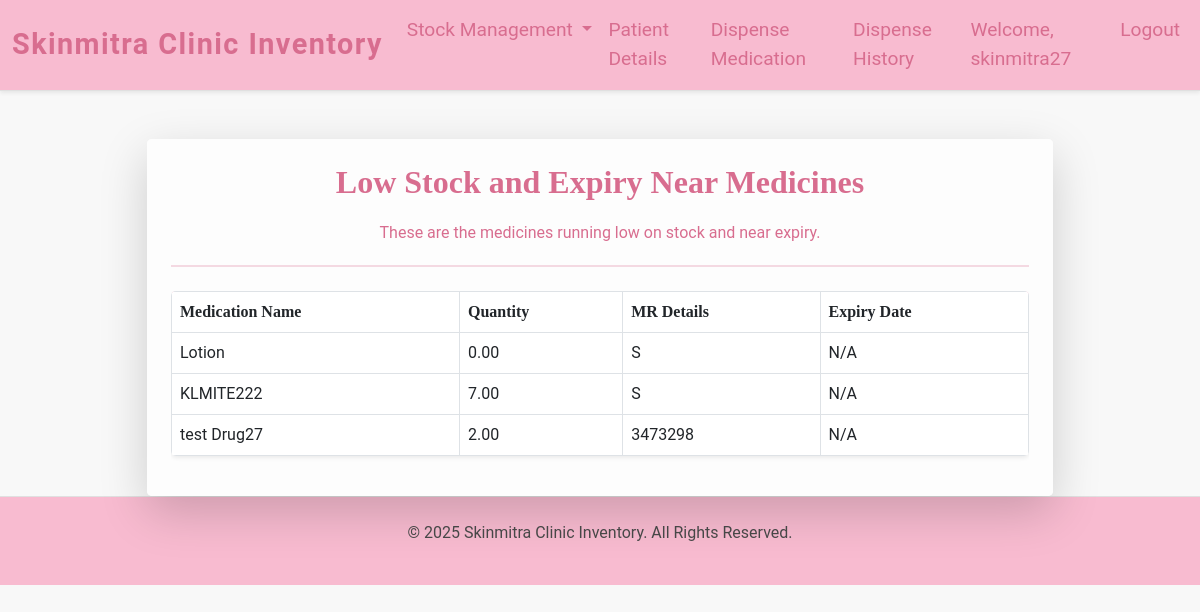
/low_stock/ (signed in), run on an earlier commit of the app's database.
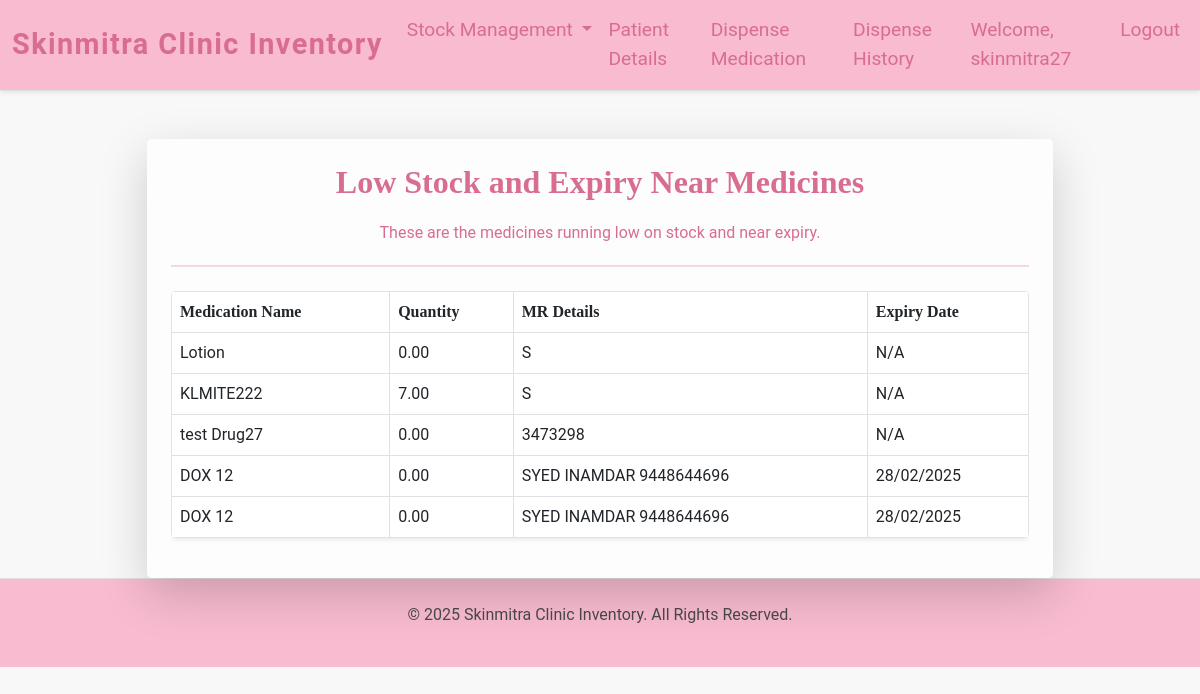
And on a later commit of the database.
### inventory/models.py (models this page shows, shortened)
class Medication(models.Model):
    name = models.CharField(max_length=100)
    price = models.DecimalField(max_digits=10, decimal_places=2, default=Decimal("0.00"))  # NEW: Price per unit
    quantity = models.DecimalField(max_digits=10, decimal_places=2)
    expiry_date = models.DateField(blank=True, null=True)  # NEW: Expiry date
    date_added = models.DateTimeField(auto_now_add=True)
    company_name = models.CharField(max_length=255, default="Unknown")
    mr_number = models.CharField(max_length=255, default="Unknown")

### inventory/views.py (the view)
# urls.py: path('low_stock/', views.low_stock, name='low_stock'),
@login_required
def low_stock(request):
    medications = Medication.objects.filter(quantity__lt=10)
    return render(request, "low_stock.html", {"medications": medications})

### inventory/templates/low_stock.html (shortened to what this page needs)
{% extends "base.html" %}
{% block content %}
<div class="container mt-5">
  <div class="row justify-content-center">
    <div class="col-md-10">
      <div class="card shadow-lg border-0">
        <div class="card-body p-4">
          <div class="text-center mb-4">
            <h1 class="low-stock-heading">Low Stock and Expiry Near Medicines</h1>
            <p class="lead-text">These are the medicines running low on stock and near expiry.</p>
            <hr class="hr-style">
          </div>
          {% if medications %}
            <div class="table-responsive mt-4">
              <table class="table table-bordered table-hover shadow-sm">
                <thead class="table-heading">
                  <tr>
                    <th>Medication Name</th>
                    <th>Quantity</th>
                    <th>MR Details</th>
                    <th>Expiry Date</th>
                  </tr>
                </thead>
                <tbody>
                  {% for medication in medications %}
                  <tr>
                    <td>{{ medication.name }}</td>
                    <td>{{ medication.quantity }}</td>
                    <td>{{ medication.mr_number }}</td>
                    <td>
                      {% if medication.expiry_date %}
                        {{ medication.expiry_date|date:"d/m/Y" }}
                      {% else %}
                        N/A
                      {% endif %}
                    </td>
                  </tr>
                  {% empty %}
                  <tr>
                    <td colspan="4" class="text-center-custom">No low stock medicines available.</td>
                  </tr>
                  {% endfor %}
                </tbody>
              </table>
            </div>
          {% else %}
            <p class="low-stock-heading text-center-custom mt-4">No medicines with low stock!</p>
          {% endif %}
        </div>
      </div>
    </div>
  </div>
</div>
{% endblock %}

What changed in the data, as far as the page shows it:
changed Medication "test Drug27": quantity "2.00" → "0.00"
added Medication: name "DOX 12", quantity "0.00", mr_number "SYED INAMDAR 9448644696", expiry_date "28/02/2025"
added Medication: name "DOX 12", quantity "0.00", mr_number "SYED INAMDAR 9448644696", expiry_date "28/02/2025"
